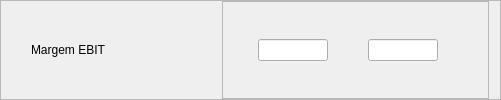
              <widget class="QFrame" name="fMargemEbit">
               <property name="frameShape">
                <enum>QFrame::StyledPanel</enum>
               </property>
               <property name="frameShadow">
                <enum>QFrame::Raised</enum>
               </property>
               <layout class="QHBoxLayout" name="horizontalLayout_66">
                <property name="leftMargin">
                 <number>30</number>
                </property>
                <property name="topMargin">
                 <number>0</number>
                </property>
                <property name="bottomMargin">
                 <number>0</number>
                </property>
                <item>
                 <widget class="QLabel" name="label_45">
                  <property name="minimumSize">
                   <size>
                    <width>185</width>
                    <height>0</height>
                   </size>
                  </property>
                  <property name="maximumSize">
                   <size>
                    <width>185</width>
                    <height>150</height>
                   </size>
                  </property>
                  <property name="styleSheet">
                   <string notr="true">font: 14pt &quot;Segoe UI&quot;;</string>
                  </property>
                  <property name="text">
                   <string>Margem EBIT</string>
                  </property>
                  <property name="alignment">
                   <set>Qt::AlignLeading|Qt::AlignLeft|Qt::AlignVCenter</set>
                  </property>
                 </widget>
                </item>
                <item>
                 <widget class="QFrame" name="frame_40">
                  <property name="frameShape">
                   <enum>QFrame::StyledPanel</enum>
                  </property>
                  <property name="frameShadow">
                   <enum>QFrame::Raised</enum>
                  </property>
                  <layout class="QHBoxLayout" name="horizontalLayout_67">
                   <property name="spacing">
                    <number>0</number>
                   </property>
                   <property name="leftMargin">
                    <number>35</number>
                   </property>
                   <property name="topMargin">
                    <number>0</number>
                   </property>
                   <property name="rightMargin">
                    <number>50</number>
                   </property>
                   <property name="bottomMargin">
                    <number>0</number>
                   </property>
                   <item>
                    <widget class="QLineEdit" name="lineEdit_79">
                     <property name="maximumSize">
                      <size>
                       <width>70</width>
                       <height>16777215</height>
                      </size>
                     </property>
                    </widget>
                   </item>
                   <item>
                    <spacer name="horizontalSpacer_32">
                     <property name="orientation">
                      <enum>Qt::Horizontal</enum>
                     </property>
                     <property name="sizeType">
                      <enum>QSizePolicy::Expanding</enum>
                     </property>
                     <property name="sizeHint" stdset="0">
                      <size>
                       <width>40</width>
                       <height>20</height>
                      </size>
                     </property>
                    </spacer>
                   </item>
                   <item>
                    <widget class="QLineEdit" name="lineEdit_80">
                     <property name="maximumSize">
                      <size>
                       <width>70</width>
                       <height>16777215</height>
                      </size>
                     </property>
                    </widget>
                   </item>
                  </layout>
                 </widget>
                </item>
               </layout>
              </widget>
